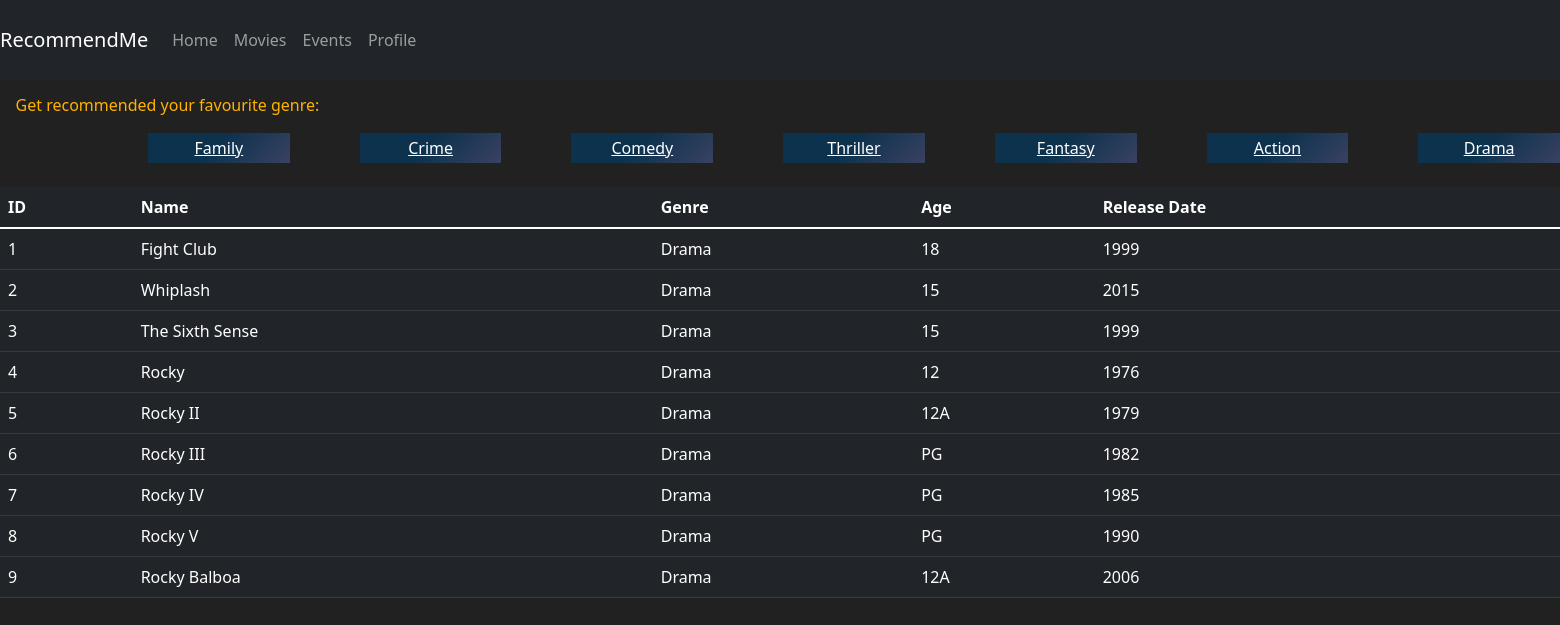
Screenshot of /profile/movie/drama (signed in) with the database file from the repository.
### webpage/models.py (models this page shows, shortened)
class Drama(db.Model):
    id = db.Column(db.Integer(), primary_key=True)
    name = db.Column(db.String(length=50), nullable=False, unique=False)
    genre = db.Column(db.String(length=50), nullable=False, unique=False)
    age = db.Column(db.Integer(), nullable=False, unique=False)
    date = db.Column(db.String(length=50), nullable=False, unique=False)

### webpage/route.py (the view)
@app.route('/profile/movie/drama', methods=['GET', 'POST'])
@login_required
def movie_drama():
    dramas = Drama.query.all()
    return render_template('movie_drama.html', dramas=dramas)

### webpage/models.py (called while the page is built)
@login_manager.user_loader
def load_user(user_id):
    return User.query.get(int(user_id))

### webpage/templates/movie_drama.html (shortened to what this page needs)
{% extends 'base.html' %}
{% block content %}
<h6 id="movie-reco-h6">Get recommended your favourite genre: </h6>
<div id="movie-reco-button">
    <a style="color:white;" class="more-info noselect" href="{{ url_for('movie_family') }}">Family</a>
    <a style="color:white;" class="more-info noselect" href="{{ url_for('movie_crime') }}">Crime</a>
    <a style="color:white;" class="more-info noselect" href="{{ url_for('movie_comedy') }}">Comedy</a>
    <a style="color:white;" class="more-info noselect" href="{{ url_for('movie_thriller') }}">Thriller</a>
    <a style="color:white;" class="more-info noselect" href="{{ url_for('movie_fantasy') }}">Fantasy</a>
    <a style="color:white;" class="more-info noselect" type="button"href="{{ url_for('movie_action') }}" >Action</a>
    <a style="color:white;" class="more-info noselect" href="{{ url_for('movie_drama') }}">Drama</a>
</div>
<br>
<table class="table table-hover table-dark">
        <thead>
            <tr>
                <th scope="col">ID</th>
                <th scope="col">Name</th>
                <th scope="col">Genre</th>
                <th scope="col">Age</th>
                <th scope="col">Release Date</th>
            </tr>
        </thead>
        <tbody>
           {% for drama in dramas %}
                <tr>
                    <td>{{ drama.id }}</td>
                    <td>{{ drama.name }}</td>
                    <td>{{ drama.genre }}</td>
                    <td>{{ drama.age }}</td>
                    <td>{{ drama.date }}</td>
                </tr>
            {% endfor %}
        </tbody>
</table>
{% endblock %}

### webpage/static/stylesheets/style.css (style rules this page uses)
.background { background-color: #212121; color: white; }
.noselect { -webkit-touch-callout: none; -webkit-user-select: none; -khtml-user-select: none; -moz-user-select: none; -ms-user-select: none; user-select: none; -webkit-tap-highlight-color: transparent; }
.more-info { margin-top: 10px; margin-left: 70px; width: 150px; height: 30px; cursor: pointer; border: none; display: flex; align-items: center; justify-content: center; background-color: #7f5a83; background-image: linear-gradient(315deg, #7f5a83 0%, #0d324d 74%); background-size: 200% 100%; background-position: left; background-repeat: no-repeat; transition: 500ms; }
.more-info:before { color: rgba(255,255,255,0.5); font-size: 16px; position: absolute; display: flex; align-items: center; justify-content: center; width: 140px; height: 40px; background-color: #1b2845; background-image: linear-gradient(315deg, #1b2845 0%, #274060 74%); transition: 500ms; }
#movie-reco-button { display: flex; padding-left: 5%; }
#movie-reco-h6 { color: #ffb300; display: relative; padding-left: 1%; padding-top: 1%; }

### rows the page displays
Drama: id "1", name "Fight Club", genre "Drama", age "18", date "1999"
Drama: id "2", name "Whiplash", genre "Drama", age "15", date "2015"
Drama: id "3", name "The Sixth Sense", genre "Drama", age "15", date "1999"
Drama: id "4", name "Rocky", genre "Drama", age "12", date "1976"
Drama: id "5", name "Rocky II", genre "Drama", age "12A", date "1979"
Drama: id "6", name "Rocky III", genre "Drama", age "PG", date "1982"
Drama: id "7", name "Rocky IV", genre "Drama", age "PG", date "1985"
Drama: id "8", name "Rocky V", genre "Drama", age "PG", date "1990"
Drama: id "9", name "Rocky Balboa", genre "Drama", age "12A", date "2006"
